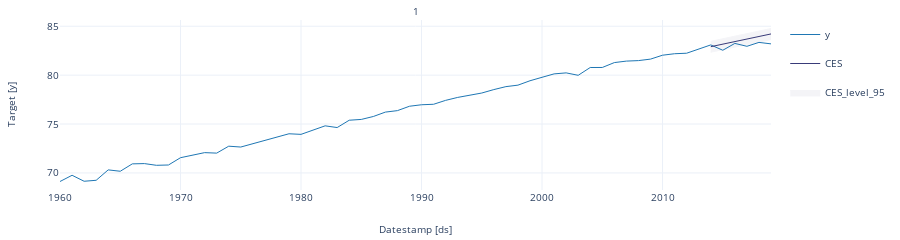

The code cell stored with this chart in its notebook:
### Markdown cell above
Let's plot the same graph using the plot function that comes in `Statsforecast`, as shown below.

### Code cell
sf.plot(df, forecast_df, level=[95])
